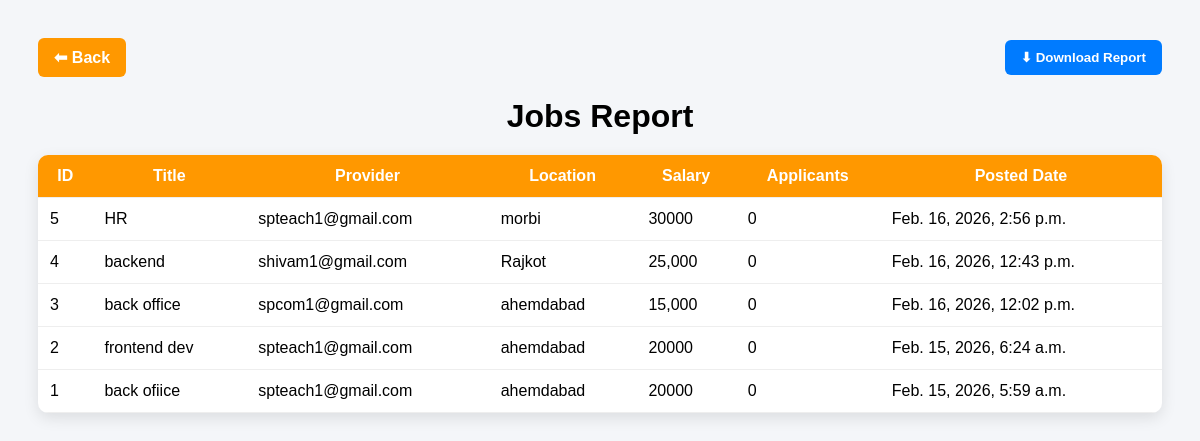
/reports/jobs/, run on an earlier commit of the app's database.
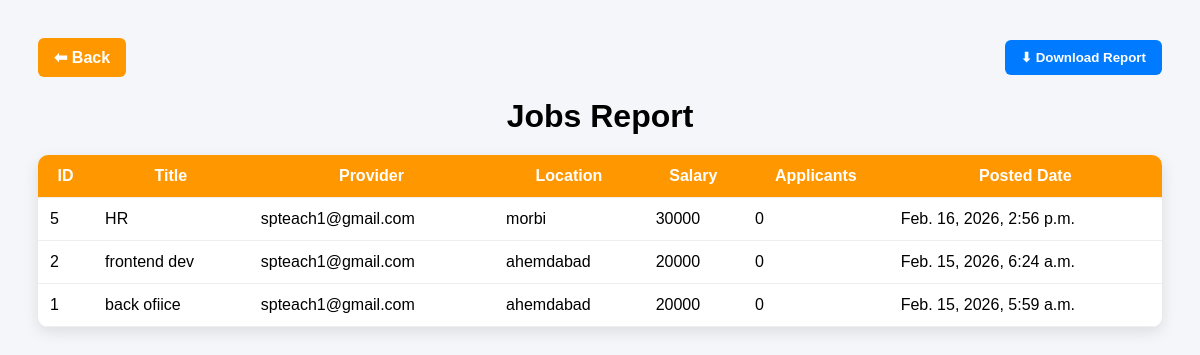
And on a later commit of the database.
### myapp/models.py (models this page shows, shortened)
class Job(models.Model):
    provider = models.ForeignKey(
        User,
        on_delete=models.CASCADE,
        related_name="posted_jobs"
    )
    title = models.CharField(max_length=200)
    description = models.TextField()
    location = models.CharField(max_length=100)
    salary = models.IntegerField(blank=True, null=True)
    job_type = models.CharField(
        max_length=50,
        choices=[
            ("Full Time", "Full Time"),
            ("Part Time", "Part Time"),
            ("Internship", "Internship"),
            ("Remote", "Remote")
        ],
        default="Full Time"
    )
    created_at = models.DateTimeField(auto_now_add=True)
    applicants = models.IntegerField(default=0)
    class Meta:
        ordering = ["-created_at"]

### myapp/views.py (the view)
# urls.py: path("reports/jobs/", views.job_report, name="job_report"),
def job_report(request):
    jobs = Job.objects.all()
    return render(request, "job_report.html", {"jobs": jobs})

### templates/job_report.html (shortened to what this page needs)
<!DOCTYPE html>
<html>
<head>
</head>
<body>
<div class="actions">
    <a href="{% url 'admin_reports_menu' %}" class="back">⬅ Back</a>
    <form action="{% url 'download_jobs' %}" method="get">
        <button type="submit">⬇ Download Report</button>
    </form>
</div>
<h1>Jobs Report</h1>
<table>
    <tr>
        <th>ID</th>
        <th>Title</th>
        <th>Provider</th>
        <th>Location</th>
        <th>Salary</th>
        <th>Applicants</th>
        <th>Posted Date</th>
    </tr>
    {% for job in jobs %}
        <tr>
            <td>{{ job.id }}</td>
            <td>{{ job.title }}</td>
            <td>{{ job.provider.username }}</td>
            <td>{{ job.location }}</td>
            <td>{{ job.salary }}</td>
            <td>{{ job.applicants }}</td>
            <td>{{ job.created_at }}</td>
        </tr>
    {% empty %}
        <tr>
            <td colspan="7">No jobs found.</td>
        </tr>
    {% endfor %}
</table>
</body>
</html>

### templates/job_report.html (style rules this page uses)
body { font-family: Poppins, sans-serif; background: #f4f6f9; padding: 30px; }
h1 { text-align: center; margin-bottom: 20px; }
.actions { display: flex; justify-content: space-between; align-items: center; margin-bottom: 15px; }
.back, button { padding: 10px 16px; border: none; border-radius: 6px; font-weight: 600; cursor: pointer; text-decoration: none; transition: .3s; }
.back { background: #ff9800; color: white; }
button { background: #007bff; color: white; }
table { width: 100%; border-collapse: collapse; background: white; box-shadow: 0 5px 15px rgba(0, 0, 0, .1); border-radius: 10px; overflow: hidden; }
th, td { padding: 12px; border-bottom: 1px solid #eee; }
th { background: #ff9800; color: white; }

What changed in the data, as far as the page shows it:
removed Job: id "4", title "backend", provider.username "shivam1@gmail.com", location "Rajkot", salary "25,000", applicants "0", created_at "Feb. 16, 2026, 12:43 p.m."
removed Job: id "3", title "back office", provider.username "spcom1@gmail.com", location "ahemdabad", salary "15,000", applicants "0", created_at "Feb. 16, 2026, 12:02 p.m."
